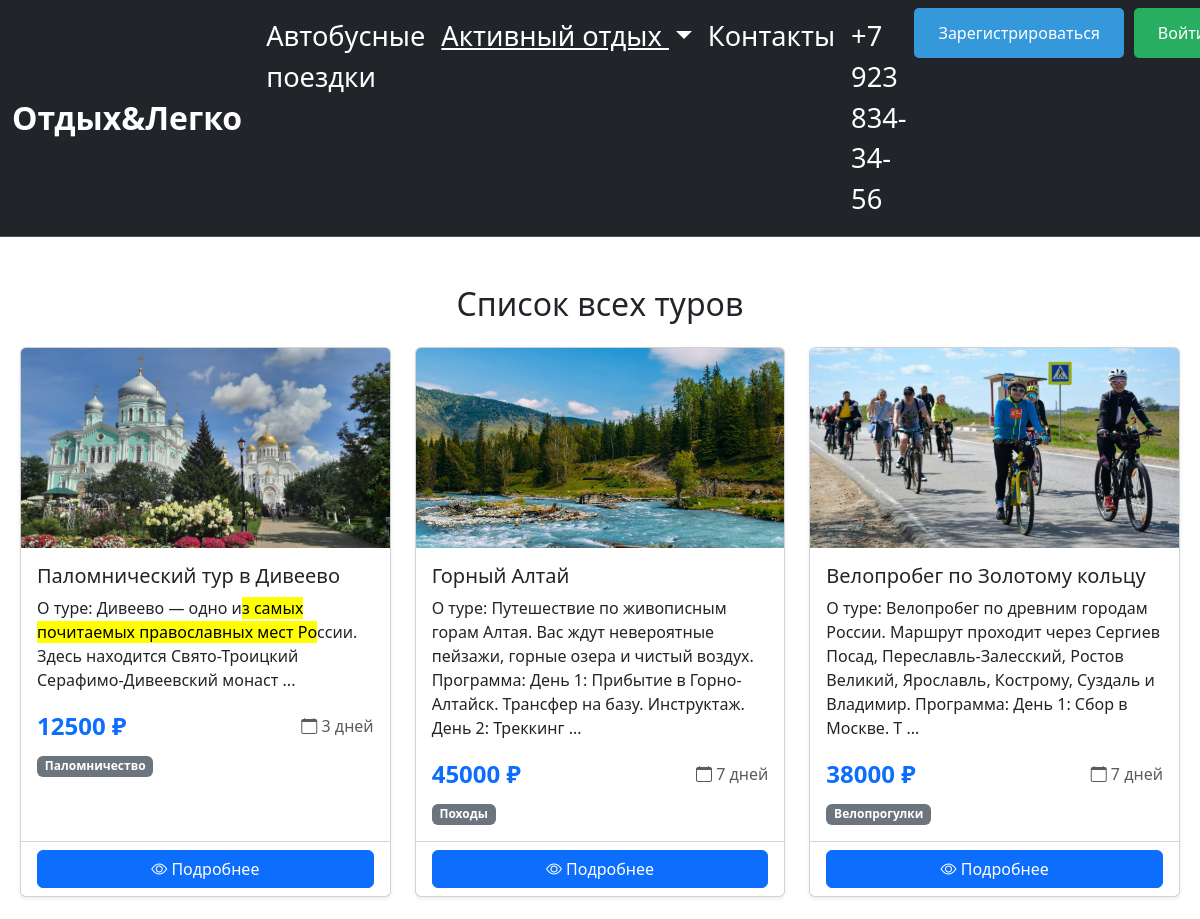
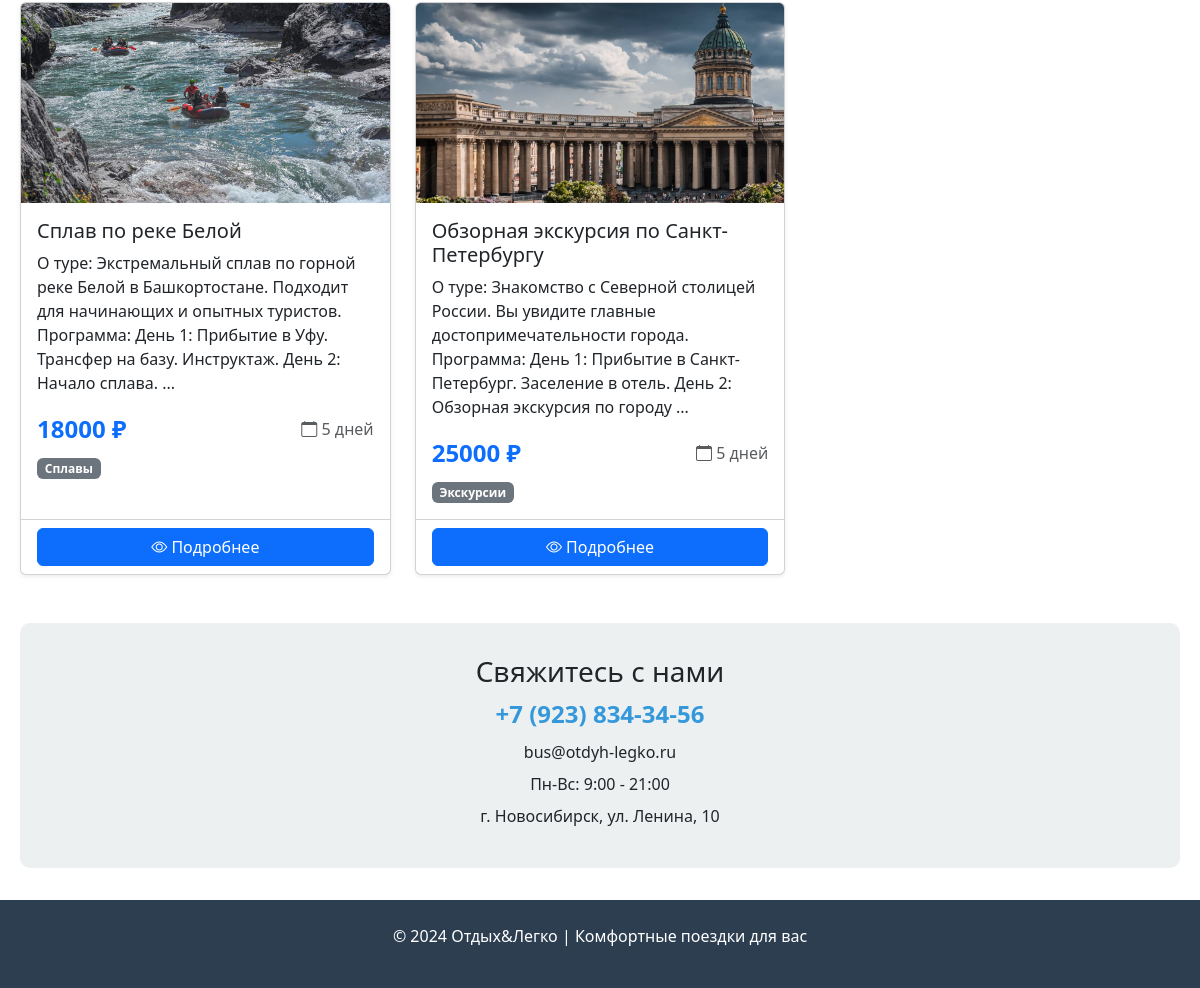
The page /all_tour on the database as committed earlier (2 pictures, top to bottom).
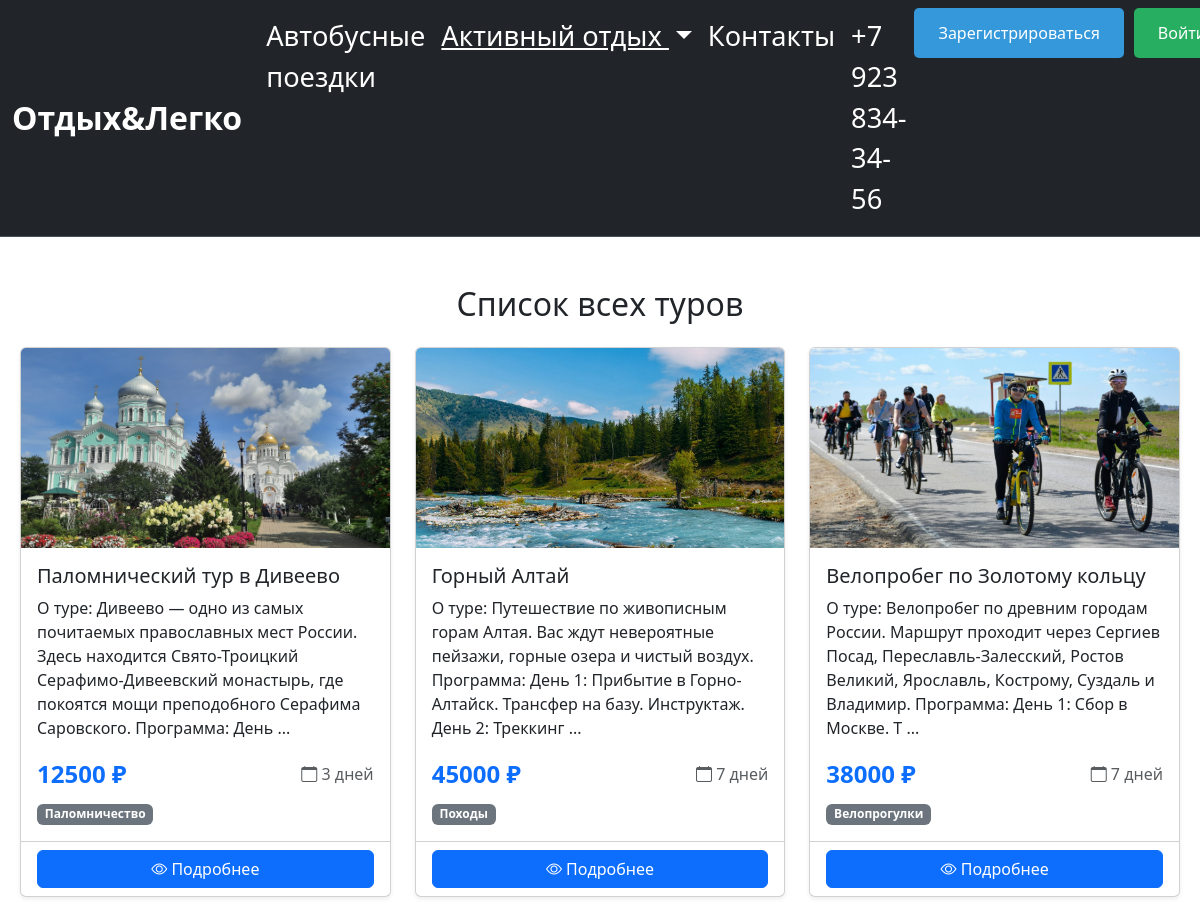
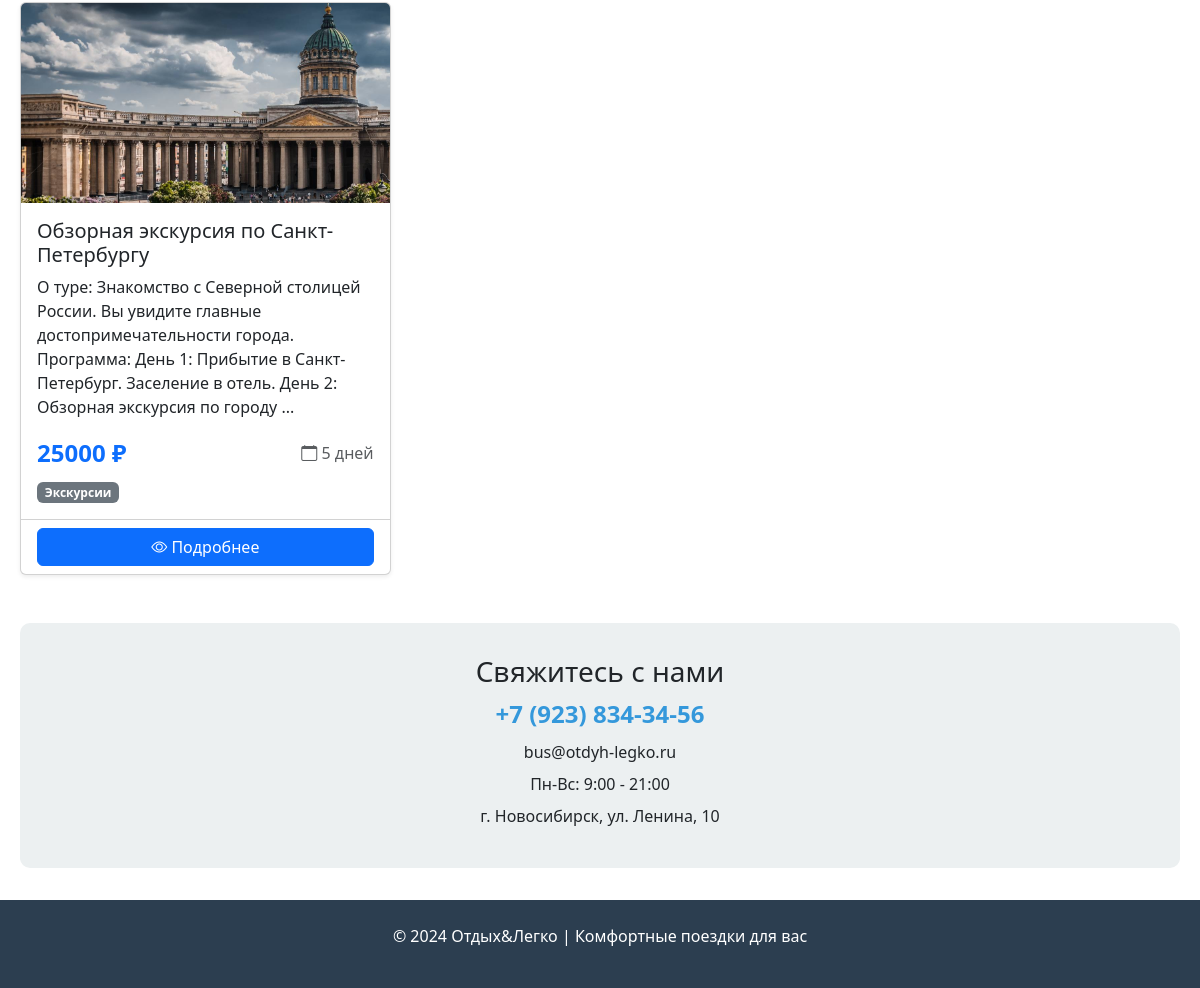
The same page on the database as committed later (2 pictures, top to bottom).
### data/tours.py (models this page shows, shortened)
class Tours(SqlAlchemyBase, SerializerMixin):
    __tablename__ = 'tours'
    id = sqlalchemy.Column(sqlalchemy.Integer,
                           primary_key=True, autoincrement=True)
    category_id = sqlalchemy.Column(sqlalchemy.Integer,
                                    sqlalchemy.ForeignKey("category.id"))
    title = sqlalchemy.Column(sqlalchemy.String,
                              nullable=True)
    content = sqlalchemy.Column(sqlalchemy.TEXT,
                                nullable=True)
    is_published = sqlalchemy.Column(sqlalchemy.Boolean,
                                     default=True)
    free_pl = sqlalchemy.Column(sqlalchemy.Integer)
    duration = sqlalchemy.Column(sqlalchemy.Integer, default=3)
    price = sqlalchemy.Column(sqlalchemy.Integer, default=10000)
    img = sqlalchemy.Column(sqlalchemy.String,
                            nullable=False)
    user_id = sqlalchemy.Column(sqlalchemy.Integer, sqlalchemy.ForeignKey("users.id"))
    category = orm.relationship("Category", back_populates='tours')
    cart_items = orm.relationship('CartItem', back_populates='tour', cascade='all, delete-orphan')
    author = orm.relationship("Users", foreign_keys=[user_id], backref='created_tours')

class Category(SqlAlchemyBase, SerializerMixin):
    __tablename__ = 'category'
    id = sqlalchemy.Column(sqlalchemy.Integer,
                           primary_key=True,
                           autoincrement=True)
    name = sqlalchemy.Column(sqlalchemy.String,
                             nullable=True)
    tours = orm.relationship("Tours", cascade="all, delete", back_populates='category')

### main.py (the view)
@app.route('/tours/active')
@app.route('/all_tour')
def all_tour():
    db_sess = db_session.create_session()
    tours = db_sess.query(Tours).all()
    tours_in_cart_ids = []
    if current_user.is_authenticated:
        cart_items = db_sess.query(CartItem).filter(
            CartItem.user_id == current_user.id
        ).all()
        tours_in_cart_ids = [item.tour_id for item in cart_items]
    return render_template('all_tour.html',
                           title='Список всех туров',
                           tours=tours,
                           active=True,
                           tours_in_cart_ids=tours_in_cart_ids)

### data/db_session.py (called while the page is built)
def create_session() -> Session:
    global __factory
    return __factory()

### templates/all_tour.html (shortened to what this page needs)
{% extends "base.html" %}
{% block content %}
<div class="container my-5">
  <h2 class="text-center mb-4">{{ title if title else 'Наши туры' }}</h2>
  {% if tours %}
  <div class="row row-cols-1 row-cols-md-3 g-4">
    {% for tour in tours %}
    {% if (not current_category or current_category == tour.category.name) and tour.is_published %}
    <div class="col">
      <div class="card h-100 shadow-sm">
        {% if tour.img %}
        <img src="{{ url_for('static', filename='img/' + tour.img) }}" class="card-img-top" alt="{{ tour.title }}" style="height: 200px; object-fit: cover;">
        {% else %}
        <img src="https://via.placeholder.com/300x200?text=Нет+фото" class="card-img-top" alt="Нет изображения" style="height: 200px; object-fit: cover;">
        {% endif %}
        <div class="card-body">
          <h5 class="card-title">{{ tour.title }}</h5>
          <div class="card-text">
            {% if tour.content %}
              {{ tour.content[:200]|safe if tour.content|length > 200 else tour.content|safe }}
              {% if tour.content|length > 200 %}...{% endif %}
            {% else %}
              <p class="text-muted">Описание временно недоступно</p>
            {% endif %}
          </div>
          <div class="d-flex justify-content-between align-items-center mt-3">
            <span class="text-primary fw-bold fs-4">{{ tour.price }} ₽</span>
            <span class="text-muted"><i class="bi bi-calendar"></i> {{ tour.duration }} дней</span>
          </div>
          {% if tour.category %}
          <div class="mt-2">
            <span class="badge bg-secondary">{{ tour.category.name }}</span>
          </div>
          {% endif %}
        </div>
        <div class="card-footer bg-transparent">
          <a href="/tour/inf/{{ tour.id }}" class="btn btn-primary w-100">
            <i class="bi bi-eye"></i> Подробнее
          </a>
        </div>
      </div>
    </div>
    {% endif %}
    {% endfor %}
  </div>
  {% endif %}
</div>
{% endblock %}

Rows that differ between the two databases and show on the page:
no longer on this page (row edited): Tours: img (picture), title "Сплав по реке Белой", content "О туре: Экстремальный сплав по горной реке Белой в Башкортостане. Подходит для начинающих и опытных туристов. Программа: День 1: Прибытие в Уфу. Трансфер на базу. Инструктаж. День 2: Начало сплава.", price "18000", duration "5", category.name "Сплавы"
changed Tours "Паломнический тур в Дивеево": content "О туре: Дивеево — одно и з самых почитаемых православных мест Ро ссии. Здесь находится Свято-Троицкий Серафимо-Дивеевский монаст" → "…туре: Дивеево — одно из самых почитаемых православных мест России. Здесь находится Свято-Троицкий Серафимо-Дивеевский монастырь, где покоятся мощи преподобного Серафима Саровского. Программа: День"
